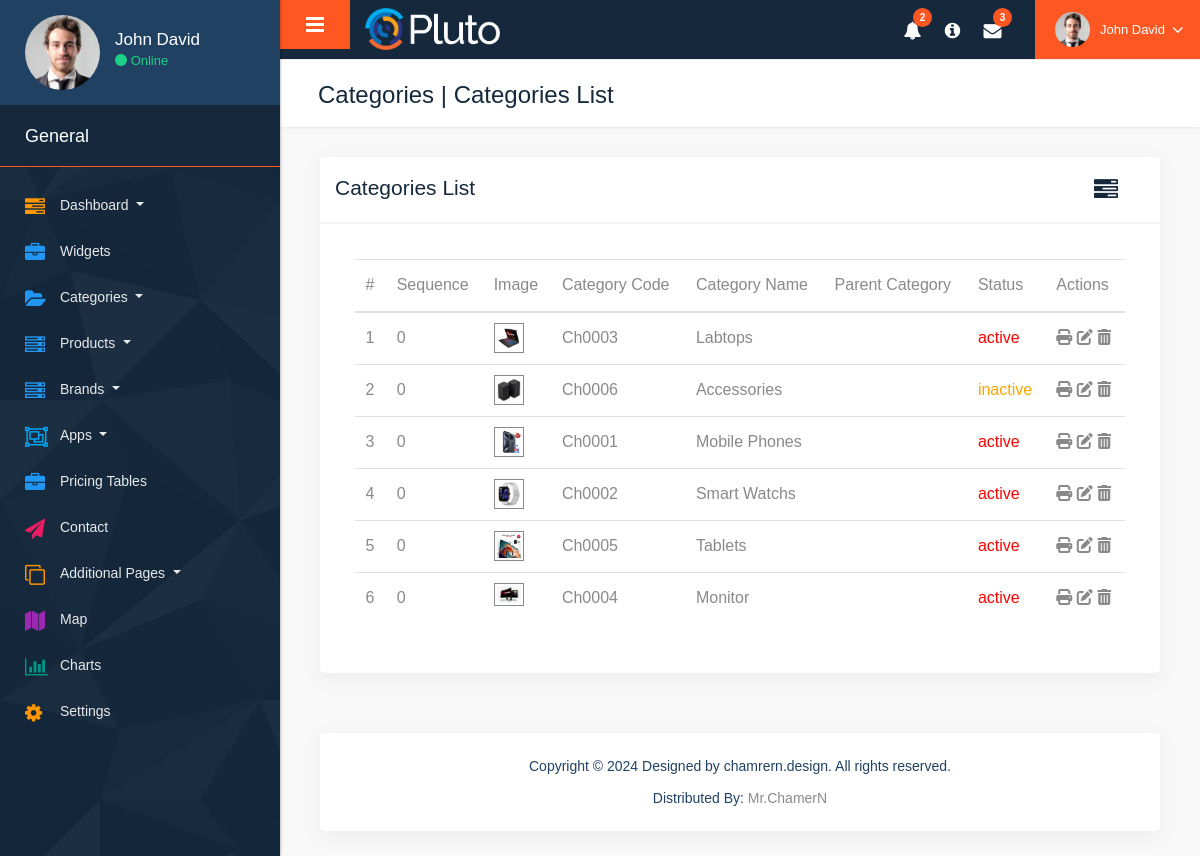
Page /admin/categories_list.php on the committed database.
### tables this page shows
CREATE TABLE IF NOT EXISTS `categories` (
  `cat_id` int(11) NOT NULL AUTO_INCREMENT,
  `category_code` varchar(11) NOT NULL,
  `category_name` varchar(191) NOT NULL,
  `category_image` varchar(191) DEFAULT NULL,
  `sequence` int(11) NOT NULL DEFAULT '0',
  `status` varchar(191) NOT NULL,
  `parent_category` varchar(191) DEFAULT NULL,
  PRIMARY KEY (`cat_id`),
  UNIQUE KEY `category_code` (`category_code`),
  UNIQUE KEY `category_name` (`category_name`)
);

### admin/categories_list.php (the view, shortened to what this page needs)
<?php
include("include/admin_title.php");
?>
<div class="full_container">
    <div class="inner_container">
        <?php include("include/inc/admin_navbar_header.php") ?>
        <div id="content">
            <?php include("include/inc/admin_topbar_header.php") ?>
            <div class="midde_cont">
                <div class="container-fluid">
                    <div class="row column_title">
                        <div class="col-md-12">
                            <div class="page_title">
                                <h2>Categories | Categories List</h2>
                            </div>
                        </div>
                    </div>
                    <div class="row">
                        <div class="col-md-12">
                            <div class="white_shd full margin_bottom_30">
                                <div class="full graph_head d-flex justify-content-between">
                                    <div class="heading1 margin_0">
                                        <h2>Categories List</h2>
                                    </div>
                                    <div class="heading1 margin_0 right-menu">
                                        <div class="dropdown_section drop-new">
                                            <div class="dropdown">
                                                <button type="button" class="btn btn-primary dropdown-toggle  drop-new-01" data-toggle="dropdown"><i class="fa fa-tasks"></i></button>
                                            </div>
                                        </div>
                                    </div>
                                </div>
                                <div class="table_section padding_infor_info">
                                    <div class="table-responsive-sm">
                                        <?php
                                        include("db/connection.php");
                                        $sql_query = "SELECT * FROM categories ORDER BY sequence DESC";
                                        $data = mysqli_query($conn, $sql_query);
                                        if ($total = mysqli_num_rows($data)) {
                                        ?>
                                            <table class="table">
                                                <thead>
                                                    <tr>
                                                        <th>#</th>
                                                        <th>Sequence</th>
                                                        <th>Image</th>
                                                        <th>Category Code</th>
                                                        <th>Category Name</th>
                                                        <th>Parent Category</th>
                                                        <th>Status</th>
                                                        <th>Actions</th>
                                                    </tr>
                                                </thead>
                                                <tbody>
                                                    <?php
                                                    $no = 1;
                                                    while ($category = mysqli_fetch_array($data)) {
                                                    ?>
                                                        <tr>
                                                            <td><?php echo $no++ ?></td>
                                                            <td><?php echo $category["sequence"] ?></td>
                                                            <td>
                                                                <a href="javascript:void(0);">
                                                                    <img src="assets/images/uploads/<?php echo $category["category_image"] ?> " width='30px' style="border:1px solid #898989;padding:2px" alt="">
                                                                </a>
                                                            </td>
                                                            <td><?php echo $category["category_code"] ?></td>
                                                            <td><?php echo $category["category_name"] ?></td>
                                                            <td><?php echo $category["parent_category"] ?></td>
                                                            <td style="color: <?php echo ($category["status"] == 'active') ? 'red' : 'orange'; ?>;">
                                                                <?php echo $category["status"] ?>
                                                            </td>
                                                            <td>
                                                                <div class="icon">
                                                                    <a href="" class="print-icon"><i class="fa-solid fa-print"></i><span class="tooltiptext">Print Barcode</span></a>
                                                                    <a href="categories_update.php ?cat_id=<?php echo $category['cat_id'] ?>&category_code=<?php echo $category['category_code'] ?>&category_name=<?php echo $category['category_name'] ?>&category_image=<?php echo $category['category_image'] ?>&sequence=<?php echo $category['sequence'] ?>&status=<?php echo $category['status'] ?>" class="edit-icon">
                                                                        <i class="fa-solid fa-pen-to-square"></i>
                                                                        <span class="tooltiptext">Edit Category</span></a>
                                                                    <a href="#" onclick="confirmDelete(<?php echo $category['cat_id']; ?>)" class="delete-icon"><i class="fa-solid fa-trash-can"></i><span class="tooltiptext">Delete Category</span></a>
                                                                </div>
                                                            </td>
                                                        </tr>
                                                    <?php } ?>
                                                </tbody>
                                            </table>
                                        <?php } else {
                                            echo "Category Not Found";
                                        } ?>
                                    </div>
                                </div>
                            </div>
                        </div>
                    </div>
                </div>
                <?php include("include/admin_footer.php") ?>
            </div>
        </div>
    </div>
</div>

### admin/assets/styles/style.css (style rules this page uses)
h1, h2, h3, h4, h5, h6 { letter-spacing: 0; font-weight: normal; position: relative; padding: 0; font-weight: normal; line-height: normal; color: #1f1f1f; margin: 0 }
.padding_infor_info { padding: 35px 35px; float: left; width: 100%; }
button i { color: #fff; }
h2 { font-size: 30px; color: #000; line-height: 20px; font-weight: 700; position: relative; }
button, input, select, textarea, option { font-family: 'Poppins', sans-serif; }
.full { width: 100%; float: left; }
.heading1 h2 { line-height: 2; font-size: 21px; font-weight: 400; margin: 0; padding-left: 0; color: #15283c; letter-spacing: 0px; }
.margin_0 { margin: 0 !important; }
.full_container { width: 100%; max-width: 100%; padding: 0; margin: 0; }
.inner_container { padding: 0; margin: 0; display: flex; }
#content { width: 100%; min-height: 100vh; transition: ease all 0.3s; position: relative; padding: 60px 25px 25px 305px; background: #f8f8f8; }
.page_title { background: #fff; margin-top: 0; margin-bottom: 30px; padding: 25px 35px 22px 38px; box-shadow: 1px 0 5px rgba(0, 0, 0, 0.1); margin-left: -40px; margin-right: -40px; position: relative; }
.page_title h2 { font-size: 24px !important; font-weight: 500; color: #15283c; }
.graph_head { padding: 10px 15px; float: left; width: 100%; border-bottom: solid #f3f3f3 2px; }
.heading1 { padding: 0 0 20px 0; width: 100%; margin-top: 50px; }
.graph_head .heading1 { float: left; padding: 0; width: auto; }
.margin_bottom_30 { margin-bottom: 30px; }
.white_shd { background: #fff; box-shadow: 0 5px 20px rgba(0, 0, 0, 0.05); border-radius: 5px; margin-top: 0; }
.btn { font-size: 14px; }
.dropdown_section { float: left; margin: 5px; }
.table thead th { font-weight: 400; }
.table-responsive-sm { overflow: auto; }
.print-icon, .edit-icon, .delete-icon { position: relative; display: inline-block; }
.right-menu .drop-new-01 .fa { color: #15283c !important; font-size: 24px; }
.right-menu .dropdown .btn { border: none !important; background: none !important; box-shadow: none !important; }
.table td, .table th { line-height: 30px !important; }

### rows in the picture
categories: sequence "0", category_image (picture), category_code "Ch0003", category_name "Labtops", status "active"
categories: sequence "0", category_image (picture), category_code "Ch0006", category_name "Accessories", status "inactive"
categories: sequence "0", category_image (picture), category_code "Ch0001", category_name "Mobile Phones", status "active"
categories: sequence "0", category_image (picture), category_code "Ch0002", category_name "Smart Watchs", status "active"
categories: sequence "0", category_image (picture), category_code "Ch0005", category_name "Tablets", status "active"
categories: sequence "0", category_image (picture), category_code "Ch0004", category_name "Monitor", status "active"
